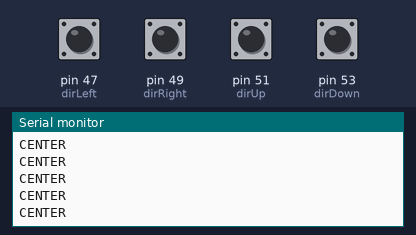
The sketch below on a simulated Arduino Mega 2560, built with avr-gcc and run on an emulated ATmega2560. Shown: the last lines printed to the serial monitor. The test bench sets the inputs (shaded band); at power-on: pin 47 (dirLeft), pin 49 (dirRight), pin 51 (dirUp), pin 53 (dirDown) HIGH.

Above: at 1.2 s.
1.3 s: pin 47 (dirLeft) pulled LOW for 0.15 s
2.9 s: pin 49 (dirRight) pulled LOW for 0.15 s
4.5 s: pin 51 (dirUp) pulled LOW for 0.15 s
At 4.57 s:
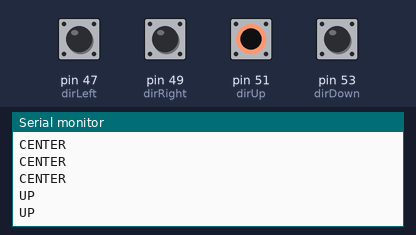
6.1 s: pin 53 (dirDown) pulled LOW for 0.15 s
7.7 s: pin 47 (dirLeft) driven LOW and pin 51 (dirUp) driven LOW
At 8.3 s:
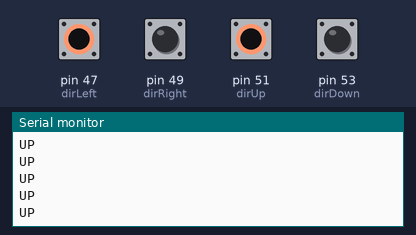
10.7 s: pin 51 (dirUp) driven HIGH
At 11.2 s:
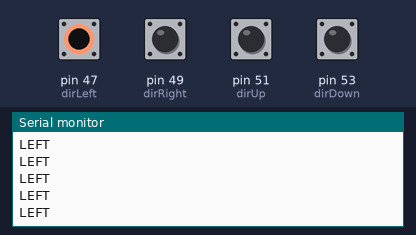

The sketch:

joystickTest-reference.ino
```cpp
/*

Credit to Maker Tutor on Youtube

Simple serial output of joystick position

*/

// u51 d53 r49 l47
int dirDown = 53;
int dirUp = 51;
int dirRight = 49;
int dirLeft = 47;

void setup() {

  pinMode(dirDown, INPUT_PULLUP);
  pinMode(dirUp, INPUT_PULLUP);
  pinMode(dirLeft, INPUT_PULLUP);
  pinMode(dirRight, INPUT_PULLUP);

  Serial.begin(9600);
}

void loop() {

  if(digitalRead(dirDown) == LOW){
    Serial.println("DOWN");
  } else if(digitalRead(dirUp) == LOW){
    Serial.println("UP");
  } else if(digitalRead(dirLeft) == LOW){
    Serial.println("LEFT");
  } else if(digitalRead(dirRight) == LOW){
    Serial.println("RIGHT");
  } else {
    Serial.println("CENTER");

    delay(100);
  }

}
```

Measured:
- after the input at 4.5 s, the serial monitor: prints a new line after 0.06 s (image 1)
- after the input at 10.7 s, the serial monitor: prints a new line after 0.07 s (image 3)
